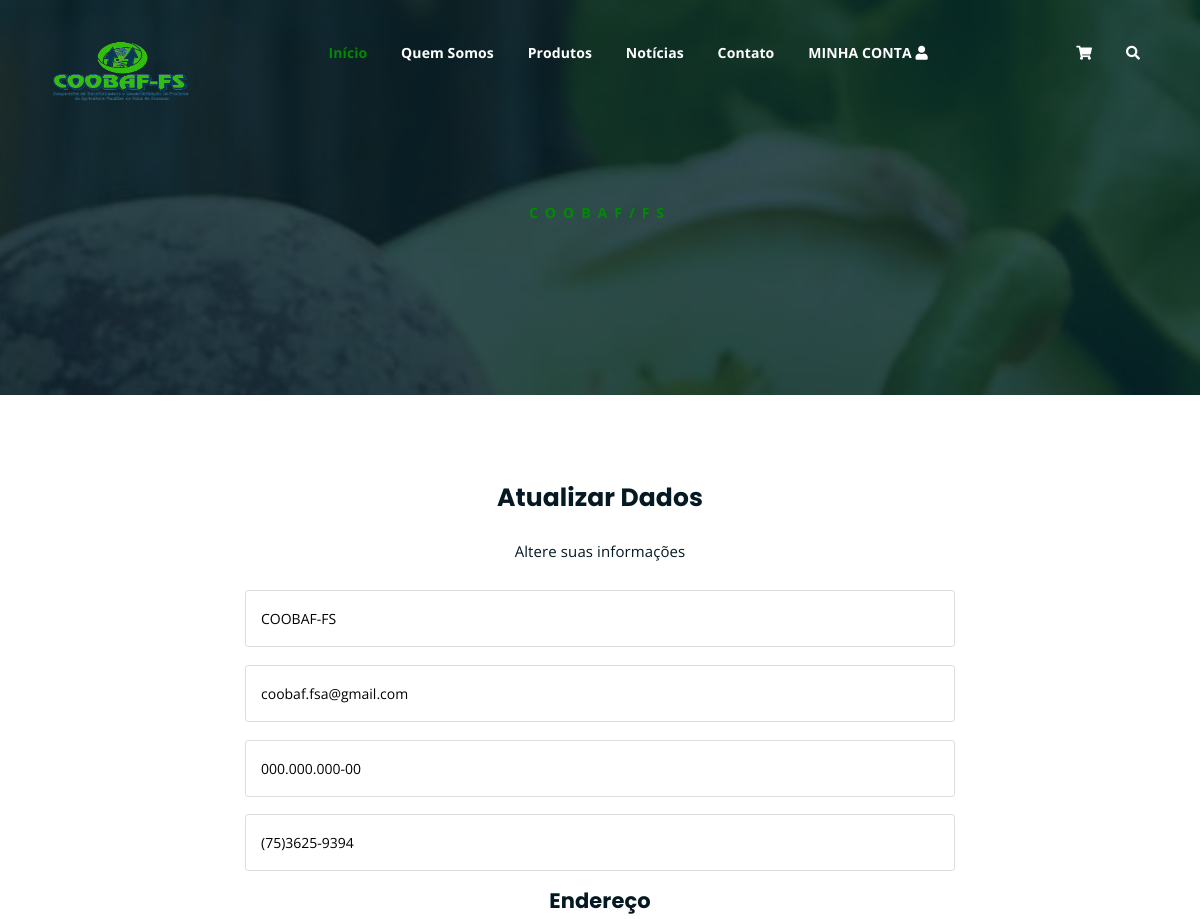
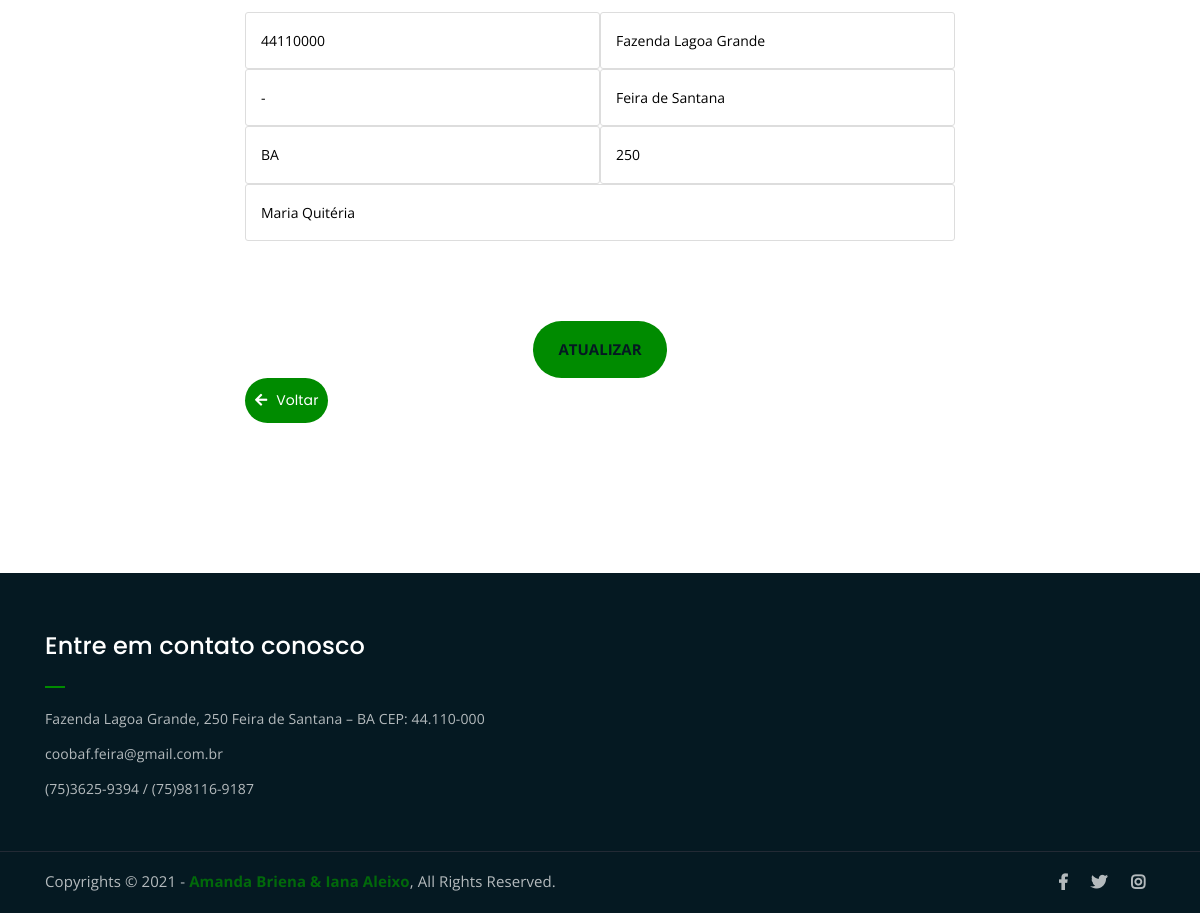
Page /atualizar_usuario.php (signed in) on the committed database (2 pictures, top to bottom).
### tables this page shows
CREATE TABLE IF NOT EXISTS `usuarios` (
  `id_usuario` smallint(10) NOT NULL PRIMARY KEY auto_increment,
  `nome` varchar(30) NOT NULL,
  `cpf` varchar(14) NOT NULL UNIQUE,
  `senha` varchar(40) NOT NULL,
  `email` varchar(45) NOT NULL,
  `telefone` varchar(15) NOT NULL,
  `status` tinyint(1) NOT NULL,
  `tipo_usuario` tinyint(1) NOT NULL,
  `id_endereco` smallint(10) NOT NULL
);

CREATE TABLE IF NOT EXISTS `endereco` (
  `id_endereco` smallint(10) NOT NULL PRIMARY KEY auto_increment,
  `cep` varchar(30) NOT NULL,
  `rua` varchar(30) NOT NULL,
  `bairro` varchar(30) NOT NULL,
  `numero` varchar(30) NOT NULL,
  `cidade` varchar(30) NOT NULL,
  `uf` varchar(30) NOT NULL,
  `logradouro` varchar(30) NOT NULL
);

### atualizar_usuario.php (the view, shortened to what this page needs)
<?php
    include("conexao_db/conexao.php");
    $email = $_SESSION['email'];
	$resultado = mysqli_query($connect,"SELECT * FROM usuarios where email = '$email'") or die("erro ao selecionar");
	while($row = mysqli_fetch_assoc($resultado)){
?>
<!DOCTYPE html>
<html lang="en">
<head>
	<?php require_once("src/components/head.php");?>
</head>
<body>
	<?php require_once("src/components/menu.php");?>
	<div class="breadcrumb-section breadcrumb-bg">
		<div class="container">
			<div class="row">
				<div class="col-lg-8 offset-lg-2 text-center">
					<div class="breadcrumb-text">
						<p>COOBAF/FS</p>
					</div>
				</div>
			</div>
		</div>
	</div>
	<div class="contact-from-section mt-80 mb-150">
		<div class="container">
				<div class="col-lg-8 offset-lg-2">
					<div class="form-title text-center">
						<h2>Atualizar Dados</h2>
						<p>Altere suas informações</p>
					</div>
					<div class="cadastro-form">
						<form action = "conexao_db/atualizarUsuario.php" method="POST" id="Atualizar">
							<p>
                                <input type="text" placeholder="Nome" name="nome" id="nome" value="<?php echo $row['nome']; ?>" required >
							</p>
                            <p>
                                <input type="email" placeholder="Email" name="email" id="email" value="<?php echo $row['email']; ?>">
							</p>
                            <p>
                                <input type="text" placeholder="CPF" name="cpf" id="cpf" onkeydown="javascript: fMasc( this, mCPF );" value="<?php echo $row['cpf']; ?>"required>
							</p>
                            <p>
                                <input type="tel" placeholder="Número para contato" name="telefone" id="telefone" onkeydown="javascript: fMasc( this, mTel );" value="<?php echo $row['telefone']; ?>" required>
							</p>
                            <?php
                            $id_endereco = $row['id_endereco'];
                            }
                            $resultado = mysqli_query($connect,"SELECT * FROM endereco where id_endereco = '$id_endereco'") or die("erro ao selecionar");
	                        while($row = mysqli_fetch_assoc($resultado)){
                            ?>
							<div class = "endereco mb-80">
								<h4 class = "text-center">Endereço</h4>
								<p>
									<input name="cep" placeholder="CEP" type="text" id="cep" size="10" maxlength="9"
									onblur="pesquisacep(this.value);" value="<?php echo $row['cep']; ?>" required/>
								</p>
								<p>
									<input name="rua" placeholder="Rua" type="text" id="rua" size="60" value="<?php echo $row['rua']; ?>" required/>
								</p>
								<p>
									<input name="bairro" placeholder="Bairro" type="text" id="bairro" size="40" value="<?php echo $row['bairro']; ?>" required/>
								</p>
								<p>
									<input name="cidade" placeholder="Cidade" type="text" id="cidade" size="40" value="<?php echo $row['cidade']; ?>" required/>
								</p>
								<p>
									<input name="uf" placeholder="Estado" type="text" id="uf" size="2" value="<?php echo $row['uf']; ?>" required/>
								</p>
								<p>
									<input name="numero" placeholder="Número" type="text" id="numero" value="<?php echo $row['numero']; ?>" required/>
								</p>
							</div>
							<p>
								<input name="logradouro" placeholder="Logradouro" type="text" id="logradouro" value="<?php echo $row['logradouro']; }?>" required/>
							</p>
							<div class = "mt-80"><input type="submit" value="Atualizar"></div>
						</form>
					</div>
					<div class = "text-left mb-80">
						<?php if (isset($_SESSION['cooperado'])){
							echo '<a href="cooperado.php" class="cart-btn"><i class="fa fa-arrow-left"></i> Voltar</a>';
						}else{
							echo '<a href="index.php" class="cart-btn"><i class="fa fa-arrow-left"></i> Voltar</a>';
						} ?>
					</div>
				</div>
		</div>
	</div>
	<?php require_once("src/components/footer.php");?>
</body>
</html>

### src/components/menu.php (shortened to what this page needs)
<div class="top-header-area" id="sticker">
		<div class="container">
			<div class="row">
				<div class="col-lg-12 col-sm-12 text-center">
					<div class="main-menu-wrap">
						<div class="site-logo">
							<a href="../../index.php">
								<img src="assets/img/logo.png" alt="">
							</a>
						</div>
						<nav class="main-menu">
							<?php
							if(!isset($_SESSION['email'])){
								echo "<ul>
								<li class='current-list-item'><a href='index.php'>Início</a>
								</li>
								<li><a href='sobre.php'>Quem Somos</a></li>
                                <li><a href='produtos.php'>Produtos</a></li>
                                <li><a href='noticias.php'>Notícias</a>
								</li>
                                <li><a href='contato.php'>Contato</a></li>
								<li><a href='login.php'>Entre ou Cadastre-se</a></li>
								<li>
									<div class='header-icons'>
										<a class='shopping-cart' href='carrinho.php'><i class='fas fa-shopping-cart'></i></a>
										<a class='mobile-hide search-bar-icon' href='#'><i class='fas fa-search'></i></a>
									</div>
								</li>
							</ul>";
							}else{
								echo "<ul>
									<li class='current-list-item'><a href='index.php'>Início</a>
									</li>
									<li><a href='sobre.php'>Quem Somos</a></li>
									<li><a href='produtos.php'>Produtos</a>
									</li>
									<li><a href='noticias.php'>Notícias</a>
									</li>
									<li><a href='contato.php'>Contato</a></li>
									<li><a class='shopping-cart' href='carrinho.php'>MINHA CONTA <i class= 'fa fa-user'></i></a>
										<ul class= 'sub-menu'>
											<li><a href= 'atualizar_usuario.php'>Atualizar Dados</a></li>
											<li><a href= 'meus_pedidos.php'>Meus Pedidos</a></li>
											<li><a href= 'conexao_db/sair.php'>Sair</a></li>
										</ul>
									</li>
									<li>
										<div class='header-icons'>
											<a class='shopping-cart' href='carrinho.php'><i class='fas fa-shopping-cart'></i></a>
											<a class='mobile-hide search-bar-icon' href='#'><i class='fas fa-search'></i></a>
										</div>
									</li>
								</ul>";
							}
							?>
						</nav>
					</div>
				</div>
			</div>
		</div>
</div>

### assets/css/main.css (style rules this page uses)
html { font-size: 14px; font-weight: 400; line-height: 28px; height: 100%; }
body { font-family: "Open Sans", sans-serif; font-weight: 400; font-size: 1rem; letter-spacing: 0.1px; line-height: 1.8; color: #051922; overflow-x: hidden; }
body img { max-width: 100%; }
a { cursor: pointer; text-decoration: none; -webkit-transition: all 0.2s ease-in-out; -o-transition: all 0.2s ease-in-out; transition: all 0.2s ease-in-out; }
h1, .h1, h2, .h2, h3, .h3, h4, .h4, h5, .h5, h6, .h6 { font-family: "Poppins", sans-serif; font-weight: 700; margin: 0 0 1.25rem 0; color: #051922; }
h2, .h2 { font-size: 3rem; font-weight: 700; line-height: 3.25rem; }
h4, .h4 { font-size: 1.5rem; font-weight: 700; line-height: 1.75rem; }
p { font-family: "Open Sans", sans-serif; font-weight: 400; font-size: 1rem; letter-spacing: 0.1px; line-height: 1.8; color: #051922; margin: 0 0 1.25rem 0; }
p:last-child { margin: 0; }
.mt-80 { margin-top: 80px; }
.mb-80 { margin-bottom: 80px; }
.mb-150 { margin-bottom: 150px; }
a.boxed-btn, a.bordered-btn, a.cart-btn, .bt-pedidos, button.cart-btn { border-radius: 50px; }
.breadcrumb-bg { background-image: url(../img/breadcrumb-bg.jpg); }
.breadcrumb-text p { color: #008B00; font-weight: 700; text-transform: uppercase; letter-spacing: 7px; }
.breadcrumb-section { padding: 150px 0; background-size: cover; background-position: center center; position: relative; z-index: 1; background-attachment: fixed; padding-top: 200px; }
.breadcrumb-section:after { position: absolute; left: 0; top: 0; width: 100%; height: 100%; content: ""; background-color: #07212e; z-index: -1; opacity: 0.8; }
.top-header-area { position: absolute; z-index: 999; width: 100%; padding: 25px 0; }
nav.main-menu ul { margin: 0; padding: 0; list-style: none; }
nav.main-menu ul li { display: inline-block; }
nav.main-menu ul li a { color: #fff; font-weight: 700; display: block; padding: 15px; }
nav.main-menu ul > li { position: relative; }
nav.main-menu ul li:last-child a { display: inline-block; }
nav.main-menu > ul li:last-child { float: right; }
.site-logo { float: left; max-width: 150px; }
.main-menu-wrap { position: relative; }
.header-icons a { color: #fff; display: inline-block; padding: 10px; }
.site-logo { padding: 6px 0; }
nav.main-menu ul li.current-list-item > a { color: #008B00; }
nav.main-menu li a { -webkit-transition: 0.3s; -o-transition: 0.3s; transition: 0.3s; }
.top-header-area .header-icons a { -webkit-transition: 0.3s; -o-transition: 0.3s; transition: 0.3s; }
.top-header-area { -webkit-transition: 0.3s; -o-transition: 0.3s; transition: 0.3s; }
input[type="submit"] { -webkit-transition: 0.3s; -o-transition: 0.3s; transition: 0.3s; border-radius: 50px !important; }
a.cart-btn, button.cart-btn { -webkit-transition: 0.3s; -o-transition: 0.3s; transition: 0.3s; }
html, body { height: 100%; }
input[type="submit"] { background-color: #008B00; color: #051922; font-weight: 700; text-transform: uppercase; font-size: 15px; border: none !important; cursor: pointer; padding: 15px 25px; border-radius: 3px; }
.form-title { margin-bottom: 25px; }
.form-title h2 { font-size: 25px; }
.form-title p { font-size: 15px; line-height: 1.8; }
.cadastro-form form p input[type=password], .cadastro-form form p input[type=email], .cadastro-form form p input[type=text], .cadastro-form form p input[type=tel], .cadastro-form form p select, .cadastro-form form p input[type=number] { width: 100%; padding: 15px; border: 1px solid #ddd; border-radius: 3px; }
.cadastro-form form .endereco p input[type=text] { width: 50%; float: left; padding: 15px; border: 1px solid #ddd; border-radius: 3px; }
.cadastro-form form div { text-align: center; }
a.cart-btn, button.cart-btn { font-family: 'Poppins', sans-serif; display: inline-block; background-color: #008B00; color: #fff; padding: 10px 10px; }
a.cart-btn i, button.cart-btn i { margin-right: 5px; }

### rows in the picture
usuarios: nome "COOBAF-FS", email "coobaf.fsa@gmail.com", cpf "000.000.000-00", telefone "(75)3625-9394"
endereco: cep "44110000", rua "Fazenda Lagoa Grande", bairro "-", cidade "Feira de Santana", uf "BA", numero "250", logradouro "Maria Quitéria"
